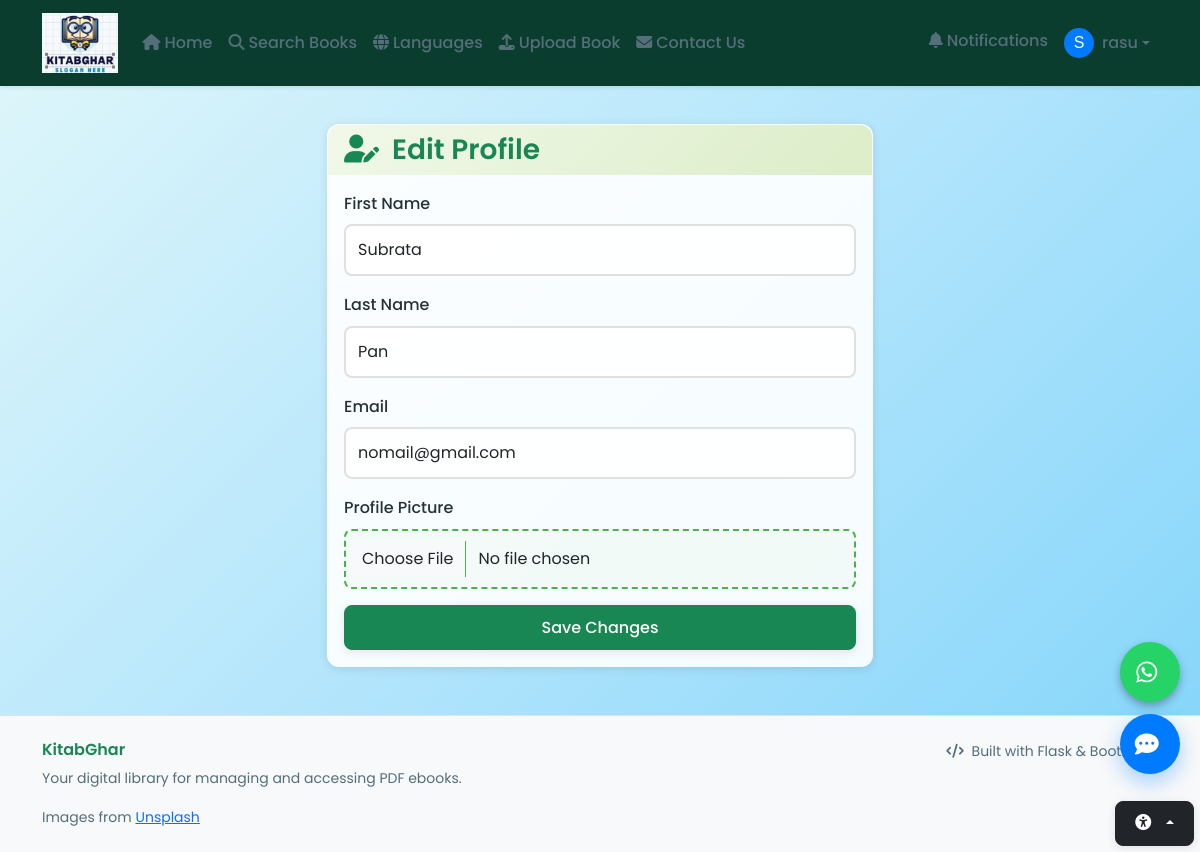
Page /auth/profile/edit (signed in) on the committed database.
### models.py (models this page shows, shortened)
class User(UserMixin, db.Model):
    id = db.Column(db.Integer, primary_key=True)
    username = db.Column(db.String(80), unique=True, nullable=False, index=True)
    email = db.Column(db.String(120), unique=True, nullable=False, index=True)
    password_hash = db.Column(db.String(256), nullable=False)
    role = db.Column(db.String(20), nullable=False, default='user')  # admin, user
    first_name = db.Column(db.String(50), nullable=True)
    last_name = db.Column(db.String(50), nullable=True)
    profile_image = db.Column(db.String(255), nullable=True)  # New field for profile image filename
    created_date = db.Column(db.DateTime, default=datetime.utcnow)
    last_login = db.Column(db.DateTime, nullable=True)
    is_active = db.Column(db.Boolean, default=True)
    uploaded_books = db.relationship('Ebook', backref='uploader', lazy=True, foreign_keys='Ebook.uploaded_by')

### auth.py (the view, shortened to what this page needs)
@auth.route('/profile/edit', methods=['GET', 'POST'])
@login_required
def edit_profile():
    return render_template('auth/edit_profile.html')

### app.py (called while the page is built)
@login_manager.user_loader
def load_user(user_id):
    from models import User
    return User.query.get(int(user_id))

### templates/auth/edit_profile.html (shortened to what this page needs)
{% extends "base.html" %}
{% block content %}
<div class="row justify-content-center">
  <div class="col-lg-6">
    <div class="card">
      <div class="card-header">
        <h3 class="text-success mb-0"><i class="fas fa-user-edit"></i> Edit Profile</h3>
      </div>
      <div class="card-body">
        <form method="POST" enctype="multipart/form-data">
          <div class="mb-3">
            <label class="form-label" for="first_name">First Name</label>
            <input class="form-control" type="text" id="first_name" name="first_name" value="{{ current_user.first_name or '' }}">
          </div>
          <div class="mb-3">
            <label class="form-label" for="last_name">Last Name</label>
            <input class="form-control" type="text" id="last_name" name="last_name" value="{{ current_user.last_name or '' }}">
          </div>
          <div class="mb-3">
            <label class="form-label" for="email">Email</label>
            <input class="form-control" type="email" id="email" name="email" value="{{ current_user.email }}" required>
          </div>
          <div class="mb-3">
            <label class="form-label" for="profile_image">Profile Picture</label>
            <input class="form-control" type="file" id="profile_image" name="profile_image" accept="image/png, image/jpeg">
          </div>
          <div class="d-grid">
            <button class="btn btn-success" type="submit">Save Changes</button>
          </div>
        </form>
      </div>
    </div>
  </div>
</div>
{% endblock %}

### templates/base.html (shortened to what this page needs)
<!DOCTYPE html>
<html lang="en" data-bs-theme="light">
<head>
    <link href="https://cdn.jsdelivr.net/npm/bootstrap@5.3.2/dist/css/bootstrap.min.css" rel="stylesheet">
    <link rel="stylesheet" href="https://cdnjs.cloudflare.com/ajax/libs/font-awesome/6.4.0/css/all.min.css">
    <link rel="stylesheet" href="{{ url_for('static', filename='css/custom.css') }}">
    <link rel="stylesheet" href="{{ url_for('static', filename='css/style.css') }}">
</head>
<body>
    <nav class="navbar navbar-expand-lg navbar-dark shadow-sm border-bottom sticky-top" role="navigation" aria-label="Main Navigation">
        <div class="container">
    <a class="navbar-brand" href="{{ url_for('home') }}">
        <img src="{{ url_for('static', filename='images/logo.png') }}" alt="KitabGhar Logo" style="height: 60px; object-fit: contain;">
    </a>
            <div class="collapse navbar-collapse justify-content-between" id="navbarNav">
                <ul class="navbar-nav">
                    <li class="nav-item">
                        <a class="nav-link {% if request.endpoint == 'home' %}active{% endif %}" href="{{ url_for('home') }}">
                            <i class="fas fa-home me-1"></i>Home
                        </a>
                    </li>
                    <li class="nav-item">
                        <a class="nav-link {% if request.endpoint == 'browse' %}active{% endif %}" href="{{ url_for('browse') }}">
                            <i class="fas fa-search me-1"></i>Search Books
                        </a>
                    </li>
                    <li class="nav-item">
                        <a class="nav-link {% if request.endpoint == 'languages' %}active{% endif %}" href="{{ url_for('languages') }}">
                            <i class="fas fa-globe me-1"></i>Languages
                        </a>
                    </li>
                    <li class="nav-item">
                        <a class="nav-link {% if request.endpoint == 'upload' %}active{% endif %}" href="{{ url_for('upload') }}">
                            <i class="fas fa-upload me-1"></i>Upload Book
                        </a>
                    </li>
                    <li class="nav-item">
                        <a class="nav-link {% if request.endpoint == 'contact' %}active{% endif %}" href="{{ url_for('contact') }}">
                            <i class="fas fa-envelope me-1"></i>Contact Us
                        </a>
                    </li>
                </ul>
                <ul class="navbar-nav ms-7">
                    {% if current_user.is_authenticated %}
                    <li class="nav-item">
                        <a class="nav-link" href="{{ url_for('notifications') }}">
                            <i class="fas fa-bell me-1"></i>Notifications
                            {% set unread_count = current_user.notifications|selectattr('is_read', 'equalto', False)|list|length %}
                        </a>
                    </li>
                    <li class="nav-item dropdown">
                        <a class="nav-link dropdown-toggle d-flex align-items-center" href="#" id="userDropdown" role="button" data-bs-toggle="dropdown" aria-expanded="false">
                            {% if current_user.profile_image %}
                            <img src="{{ url_for('static', filename='uploads/' + current_user.profile_image) }}" alt="Profile" class="rounded-circle me-2" style="width: 30px; height: 30px;" onerror="this.onerror=null;this.src='{{ url_for('static', filename='images/profile_placeholder.png') }}';">
                            {% else %}
                            <img alt="Profile" class="rounded-circle me-2" style="width: 30px; height: 30px;">
                            {% endif %}
                            {{ current_user.username }}
                        </a>
                    </li>
                    {% endif %}
                </ul>
            </div>
        </div>
    </nav>
    <div class="accessibility-toolbar">
        <div class="btn-group dropup">
            <button class="btn btn-dark dropdown-toggle" data-bs-toggle="dropdown" aria-expanded="false" aria-label="Accessibility settings">
                <i class="fas fa-universal-access"></i>
            </button>
        </div>
    </div>
    <main class="container my-4">
        {% block content %}{% endblock %}
    </main>
    <footer class="bg-light border-top mt-5 py-4">
        <div class="container">
            <div class="row">
                <div class="col-md-6">
                    <h6 class="text-success">KitabGhar</h6>
                    <p class="text-muted small">Your digital library for managing and accessing PDF ebooks.</p>
                    <p class="text-muted small mb-0">Images from <a href="https://unsplash.com" target="_blank" rel="noopener">Unsplash</a></p>
                </div>
                <div class="col-md-6 text-md-end">
                    <p class="text-muted small mb-0">
                        <i class="fas fa-code me-1"></i>
                        Built with Flask & Bootstrap
                    </p>
                </div>
            </div>
        </div>
    </footer>
    <button id="chat-toggle" type="button" aria-label="Open chat assistant" aria-expanded="false">
        <i class="fas fa-comment-dots" aria-hidden="true"></i>
    </button>
    <a href="https://wa.me/916294308707?text=Hello%20KitabGhar%2C%20I%20need%20help%20with%20the%20library."
       class="whatsapp-float"
       target="_blank"
       rel="noopener noreferrer"
       aria-label="Chat with us on WhatsApp"
       title="Chat with us on WhatsApp">
        <i class="fab fa-whatsapp"></i>
    </a>
</body>
</html>

### static/css/custom.css (style rules this page uses)
:root { --primary-gradient: linear-gradient(135deg, #e0f7fa 0%, #b3e5fc 50%, #81d4fa 100%); --secondary-gradient: linear-gradient(135deg, #f1f8e9 0%, #dcedc8 100%); --success-color: #388e3c; --success-light: #4caf50; --success-dark: #2e7d32; --text-primary: #263238; --text-secondary: #546e7a; --shadow-light: 0 2px 10px rgba(0,0,0,0.1); --shadow-medium: 0 4px 20px rgba(0,0,0,0.15); --border-radius: 12px; }
body { font-family: 'Poppins', -apple-system, BlinkMacSystemFont, 'Segoe UI', sans-serif; background: var(--primary-gradient); min-height: 100vh; color: var(--text-primary); line-height: 1.6; padding-top: 100px; }
h1, h2, h3, h4, h5, h6 { font-weight: 600; color: var(--text-primary); }
.navbar { background: #0b3d2e !important; border: none !important; box-shadow: var(--shadow-light); position: fixed; top: 0; left: 0; right: 0; width: 100%; z-index: 1030; }
.navbar-brand { font-weight: 700; font-size: 1.5rem; color: var(--success-color) !important; }
.nav-link { font-weight: 500; color: var(--text-secondary) !important; transition: all 0.3s ease; }
.card { background: rgba(255, 255, 255, 0.9); border: 1px solid rgba(255, 255, 255, 0.3); border-radius: var(--border-radius); box-shadow: var(--shadow-light); backdrop-filter: blur(10px); transition: all 0.3s ease; }
.card-header { background: var(--secondary-gradient) !important; border: none !important; border-radius: var(--border-radius) var(--border-radius) 0 0 !important; font-weight: 600; }
.btn { border-radius: 8px; font-weight: 500; padding: 0.6rem 1.2rem; transition: all 0.3s ease; box-shadow: var(--shadow-light); }
.form-control, .form-select { border: 2px solid #e0e0e0; border-radius: 8px; padding: 0.75rem; transition: all 0.3s ease; background: rgba(255, 255, 255, 0.9); font-weight: 400; }
.form-label { font-weight: 500; color: var(--text-primary); margin-bottom: 0.5rem; }
.form-control[type="file"] { border: 2px dashed var(--success-light); background: rgba(232, 245, 233, 0.3); padding: 1rem; text-align: center; transition: all 0.3s ease; }
footer { background: rgba(255, 255, 255, 0.9) !important; backdrop-filter: blur(10px); border-top: 1px solid rgba(0, 0, 0, 0.1) !important; }
.fas, .far, .fab { margin-right: 0.4rem; }
.text-muted { color: var(--text-secondary) !important; }
.container { position: relative; z-index: 1; }
.card, .hero-section { animation: fadeInUp 0.6s ease-out; }
.whatsapp-float { position: fixed; bottom: 150px; right: 20px; width: 60px; height: 60px; background-color: #25D366; border-radius: 50%; display: flex; align-items: center; justify-content: center; color: white; font-size: 24px; text-decoration: none; z-index: 1060; transition: all 0.3s ease; box-shadow: 0 4px 8px rgba(0,0,0,0.3); }

### static/css/style.css (style rules this page uses)
#chat-toggle { position: fixed; bottom: 78px; right: 20px; width: 60px; height: 60px; background-color: #007bff; border-radius: 50%; border: none; color: white; font-size: 24px; cursor: pointer; z-index: 1060; display: inline-flex; align-items: center; justify-content: center; box-shadow: 0 8px 22px rgba(0, 123, 255, 0.35); }

### templates/base.html (style rules this page uses)
.accessibility-toolbar { position: fixed; right: 6px; bottom: 6px; z-index: 1050; }

### rows in the picture
User: username "rasu", first_name "Subrata", last_name "Pan", email "nomail@gmail.com"
